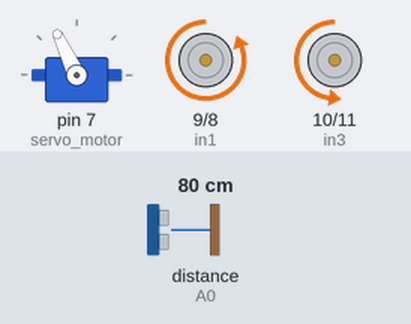
Recording of a sketch running on a simulated Arduino Uno, built with avr-gcc and run on an emulated ATmega328P. Shown: servo, motor-driver pin pairs drawn as motors (green arrow = first pin HIGH = forward, orange = second pin HIGH = backward, longer = more drive, scaled by the enable pin). The inputs (shaded band) are chosen by the test bench; at power-on: distance to the obstacle (sensor on A0) 80 cm. The echo pulse lasts 58.3 µs per cm.

Above: at 3.9 s.
4.0 s: distance to the obstacle (sensor on A0) set to 23 cm
5.5 s: distance to the obstacle (sensor on A0) set to 18 cm
At 7.1 s:
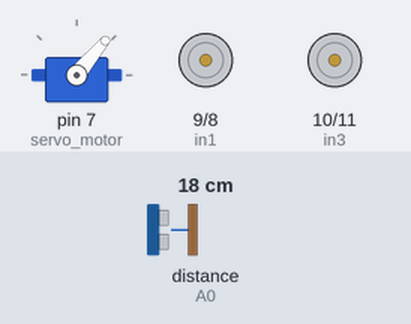
11.5 s: distance to the obstacle (sensor on A0) set to 35 cm
At 12.5 s:
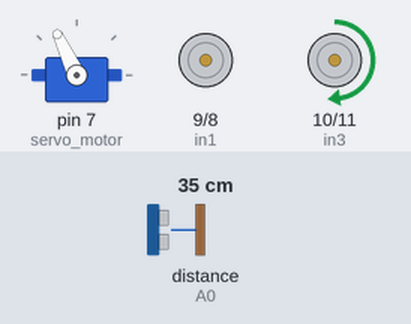
14.1 s: distance to the obstacle (sensor on A0) set to 2 cm
At 16.7 s:
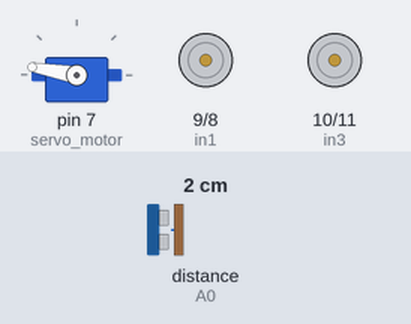
Timing chart, 0 to 18.1 s (numbered marks = the images above; inputs shaded):
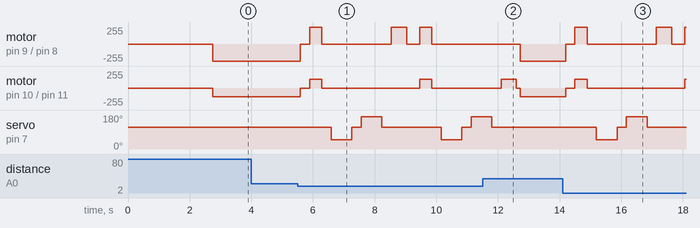

The sketch:

arduinoCode.ino
```cpp
#include <Servo.h>          // Bibliothèque pour le servomoteur.
#include <NewPing.h>        // Bibliothèque de fonctions pour le capteur ultrason.

//les pins de L298N

int enA = 4;
int in1 = 9;
int in2 = 8;

int enB = 5;
int in3 = 10;
int in4 = 11;

//les pins de ultrasonic sensor
#define trig_pin A1//analog
#define echo_pin A0 //analog

#define maximum_distance 250
boolean goesForward = false;
int distance = 150;

NewPing sonar(trig_pin, echo_pin, maximum_distance);
Servo servo_motor; //nom du servo


void setup(){
// Configuration des broches et initialisation
  //Serial.begin(9600);
  analogWrite(enA, 130);
	analogWrite(enB, 130);
 	pinMode(enA, OUTPUT);
	pinMode(enB, OUTPUT);
	pinMode(in1, OUTPUT);
	pinMode(in2, OUTPUT);
	pinMode(in3, OUTPUT);
	pinMode(in4, OUTPUT);

	// Éteindre les moteurs - État initial
	digitalWrite(in1, LOW);
	digitalWrite(in2, LOW);
	digitalWrite(in3, LOW);
	digitalWrite(in4, LOW);

  servo_motor.attach(7); //pin du servo

  servo_motor.write(115);
  delay(2000);
  distance = readPing();
  delay(100);
  distance = readPing();
  delay(100);
  distance = readPing();
  delay(100);
  distance = readPing();
  delay(100);
}

void loop(){

  int distanceRight = 0;
  int distanceLeft = 0;
  delay(50);

  if (distance <= 20){
    // Si la distance mesurée est inférieure à 20 cm
    moveStop();
    delay(300);
    moveBackward();
    delay(400);
    moveStop();
    delay(300);
    distanceRight = lookRight();
    delay(300);
    distanceLeft = lookLeft();
    delay(300);

    if (distance >= distanceLeft){
      turnRight();
      delay(500);
      moveStop();
    }
    else{
      turnLeft();
      delay(500);
      moveStop();
    }
  }
  else{ // Si la distance mesurée est supérieure à 20 cm
    moveForward();
  }
    distance = readPing();
}

int lookRight(){ // Fonction pour tourner le servo vers la droite
  servo_motor.write(50);
  delay(500);
  int distance = readPing();
  delay(100);
  servo_motor.write(115);
  return distance;
}

int lookLeft(){ // Fonction pour tourner le servo vers la gauche
  servo_motor.write(170);
  delay(500);
  int distance = readPing();
  delay(100);
  servo_motor.write(115);
  return distance;
  delay(100);
}

int readPing(){ // Fonction pour mesurer la distance avec le capteur ultrason
  delay(70);
  int cm = sonar.ping_cm();
  if (cm==0){
    cm=250;
  }
  return cm;
}

void moveStop(){
  // Fonction pour arrêter le mouvement
  digitalWrite(in1, LOW);
	digitalWrite(in2, LOW);
	digitalWrite(in3, LOW);
	digitalWrite(in4, LOW);
}

void moveForward(){
 // Fonction pour avancer
  if(!goesForward){

    Serial.println("==moveForward==");

    goesForward=true;

    	digitalWrite(in1, LOW);
	digitalWrite(in2, HIGH);
	digitalWrite(in3, LOW);
	digitalWrite(in4, HIGH);
  }
}

void moveBackward(){
// Fonction pour reculer
  goesForward=false;

  Serial.println("==moveBackward==");

  	digitalWrite(in1, HIGH);
	digitalWrite(in2, LOW);
	digitalWrite(in3, HIGH);
	digitalWrite(in4, LOW);

}

void turnRight(){
 // Fonction pour tourner à droite
  Serial.println("==turnRight==");

 digitalWrite(in1, HIGH);
	digitalWrite(in2, LOW);
	digitalWrite(in3, LOW);
	digitalWrite(in4, LOW);


}

void turnLeft(){
 // Fonction pour tourner à gauche
  Serial.println("==turnLeft==");

  	digitalWrite(in1, LOW);
	digitalWrite(in2, LOW);
	digitalWrite(in3, HIGH);
	digitalWrite(in4, LOW);
}
```

Measured:
- the behaviour switches between 21 and 20 cm on distance to the obstacle (sensor on A0) (found by bisection; images 0 and 1)
- after the input at 4.0 s, every drawn part: stays the same
- after the input at 11.5 s, servo on pin 7 (servo_motor): goes on until 11.8 s, then stays 115°
